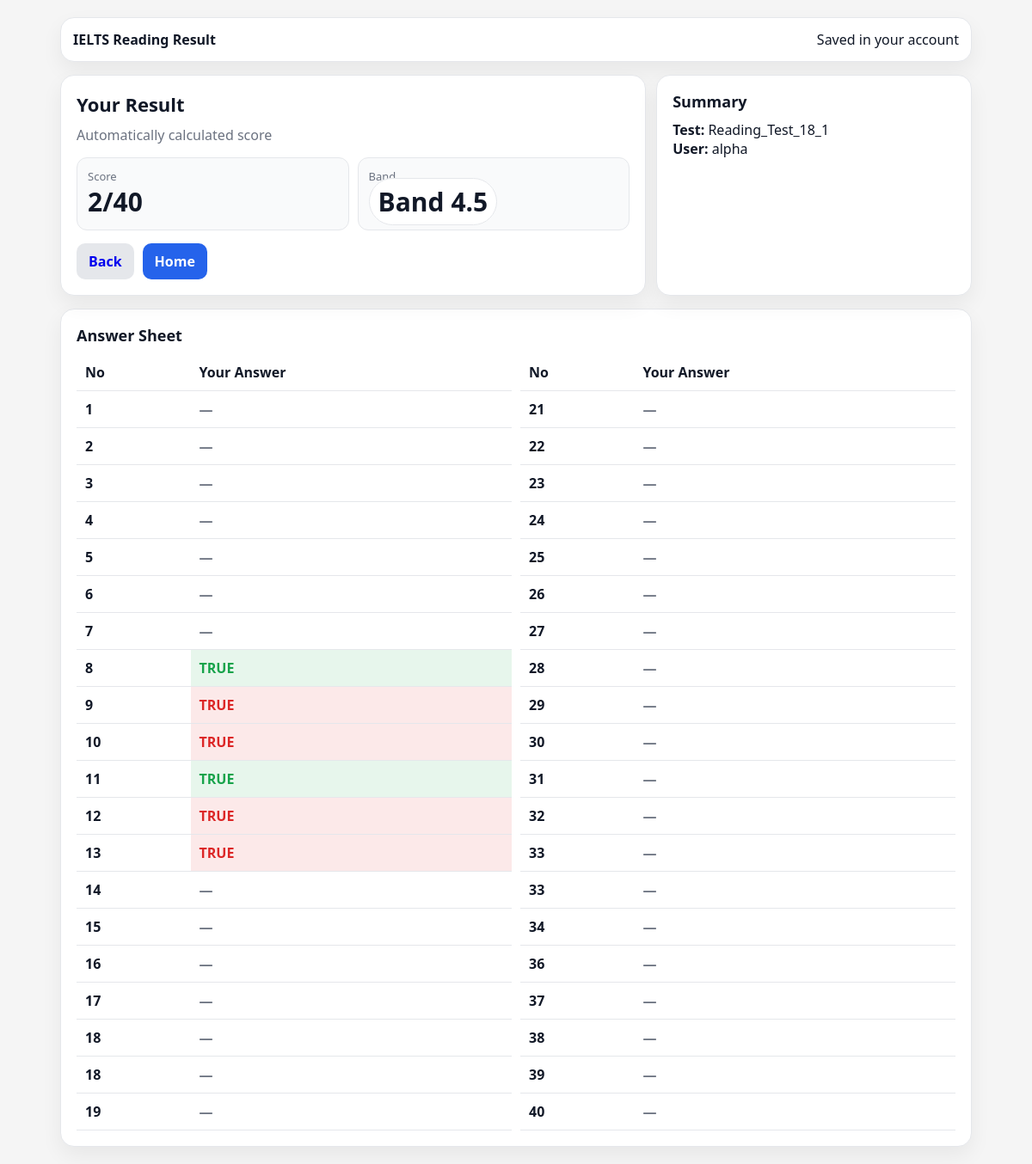
Page /ielts/result/2/ (signed in) on the committed database.
### ielts/models.py (models this page shows, shortened)
class ReadingTest(models.Model):
    title = models.CharField(max_length=255)
    duration_minutes = models.PositiveIntegerField(default=60)
    start_time = models.DateTimeField(null=True, blank=True)
    created_at = models.DateTimeField(auto_now_add=True)

class UserAnswer(models.Model):
    user = models.ForeignKey(
        User,
        on_delete=models.CASCADE
    )
    user_test = models.ForeignKey(
        UserReadingTest,
        on_delete=models.CASCADE,
        related_name="answers"
    )
    question = models.ForeignKey(
        Question,
        on_delete=models.CASCADE,
        related_name="user_answers"
    )
    test = models.ForeignKey(
        ReadingTest,
        on_delete=models.CASCADE
    )
    answer = models.TextField()
    is_correct = models.BooleanField(default=False)
    created_at = models.DateTimeField(auto_now_add=True)
    class Meta:
        unique_together = ("user_test", "question")

### ielts/views.py (the view)
# urls.py: path("result/<int:user_test_id>/", views.result_view, name="result"),
@login_required
def result_view(request, user_test_id):
    user_test = get_object_or_404(UserReadingTest, id=user_test_id)
    answers = user_test.answers.select_related("question")
    answer_map = {a.question.number: a for a in answers}
    questions = Question.objects.filter(
        group__passage__test=user_test.test
    ).order_by("number")
    rows = []
    for q in questions:
        ans_obj = answer_map.get(q.number)
        rows.append({
            "n": q.number,
            "ans": ans_obj.answer if ans_obj else "—",
            "ok": ans_obj.is_correct if ans_obj else False,
            "answered": True if ans_obj else False
        })
    left_rows = [r for r in rows if r["n"] <= 20]
    right_rows = [r for r in rows if r["n"] > 20]
    result = {
        "score": user_test.score,
        "band": calculate_band(user_test.score),
        "test": user_test.test,
        "user": request.user
    }
    return render(request, "ielts/reading/result.html", {
        "result": result,
        "left_rows": left_rows,
        "right_rows": right_rows
    })

### ielts/views.py (called while the page is built)
def calculate_band(score):
    if score >= 39: return 9
    elif score >= 37: return 8.5
    elif score >= 35: return 8
    elif score >= 32: return 7.5
    elif score >= 30: return 7
    elif score >= 26: return 6.5
    elif score >= 23: return 6
    elif score >= 18: return 5.5
    elif score >= 16: return 5
    else: return 4.5

### templates/ielts/reading/result.html (shortened to what this page needs)
{% load static %}
<!DOCTYPE html>
<html lang="en">
<head>
</head>
<body>
<div class="wrap">
  <header>
    <div class="brand">
      IELTS Reading Result
    </div>
    <div class="small">Saved in your account</div>
  </header>
  <div class="grid">
    <div class="card">
      <div class="title">Your Result</div>
      <div class="subtitle">Automatically calculated score</div>
      <div class="score-box">
        <div class="metric">
          <div class="label">Score</div>
          <div class="value">{{ result.score }}/40</div>
        </div>
        <div class="metric">
          <div class="label">Band</div>
          <div class="value">
            <span class="band-pill">Band {{ result.band }}</span>
          </div>
        </div>
      </div>
      <div class="actions">
        <a href="{% url 'ielts:reading' %}" class="btn secondary">Back</a>
        <a href="{% url 'home' %}" class="btn primary">Home</a>
      </div>
    </div>
    <div class="card">
      <div class="title" style="font-size:18px;">Summary</div>
      <p><b>Test:</b> {{ result.test.title }}</p>
      <p><b>User:</b> {{ result.user.username }}</p>
    </div>
  </div>
  <div class="card" style="margin-top:15px;">
    <div class="title" style="font-size:18px;">Answer Sheet</div>
    <div class="sheet-wrap">
      <table>
        <thead>
          <tr>
            <th>No</th>
            <th>Your Answer</th>
          </tr>
        </thead>
        <tbody>
          {% for r in left_rows %}
          <tr>
            <td>{{ r.n }}</td>
            {% if not r.answered %}
              <td class="empty">—</td>
            {% elif r.ok %}
              <td class="ok">{{ r.ans }}</td>
            {% else %}
              <td class="bad">{{ r.ans }}</td>
            {% endif %}
          </tr>
          {% endfor %}
        </tbody>
      </table>
      <table>
        <thead>
          <tr>
            <th>No</th>
            <th>Your Answer</th>
          </tr>
        </thead>
        <tbody>
          {% for r in right_rows %}
          <tr>
            <td>{{ r.n }}</td>
            {% if not r.answered %}
              <td class="empty">—</td>
            {% elif r.ok %}
              <td class="ok">{{ r.ans }}</td>
            {% else %}
              <td class="bad">{{ r.ans }}</td>
            {% endif %}
          </tr>
          {% endfor %}
        </tbody>
      </table>
    </div>
  </div>
</div>
</body>
</html>

### templates/ielts/reading/result.html (style rules this page uses)
:root { --bg:#f5f5f5; --card:#ffffff; --border:#e5e7eb; --text:#111827; --muted:#6b7280; --primary:#2563eb; --success:#16a34a; --danger:#dc2626; --shadow: 0 10px 25px rgba(0,0,0,.06); --radius: 16px; }
* { box-sizing:border-box; margin:0; padding:0; font-family: "Segoe UI", Arial, sans-serif; }
body { background:var(--bg); color:var(--text); }
.wrap { max-width:1100px; margin:auto; padding:20px; }
header { background:var(--card); border:1px solid var(--border); border-radius:var(--radius); padding:14px; display:flex; justify-content:space-between; align-items:center; box-shadow:var(--shadow); }
.brand { display:flex; align-items:center; gap:10px; font-weight:900; }
.grid { margin-top:15px; display:grid; grid-template-columns:1.3fr .7fr; gap:12px; }
.card { background:var(--card); border:1px solid var(--border); border-radius:var(--radius); padding:18px; box-shadow:var(--shadow); }
.title { font-size:22px; font-weight:900; margin-bottom:10px; }
.subtitle { color:var(--muted); margin-bottom:15px; }
.score-box { display:flex; gap:10px; flex-wrap:wrap; }
.metric { flex:1; min-width:200px; padding:12px; border:1px solid var(--border); border-radius:12px; background:#f9fafb; }
.metric .label { font-size:13px; color:var(--muted); }
.metric .value { font-size:30px; font-weight:900; }
.band-pill { padding:6px 10px; border-radius:999px; background:#fff; border:1px solid var(--border); font-weight:900; }
.actions { margin-top:15px; display:flex; gap:10px; }
.btn { padding:10px 14px; border-radius:10px; text-decoration:none; font-weight:900; display:inline-block; }
.primary { background:var(--primary); color:#fff; }
.secondary { background:#e5e7eb; }
.sheet-wrap { display:grid; grid-template-columns:1fr 1fr; gap:10px; margin-top:10px; }
table { width:100%; border-collapse:collapse; }
th, td { padding:10px; border-bottom:1px solid var(--border); text-align:left; font-weight:900; }
.ok { background:rgba(22,163,74,.1); color:var(--success); }
.bad { background:rgba(220,38,38,.1); color:var(--danger); }
.empty { color:var(--muted); }

### rows in the picture
ReadingTest: test "Reading_Test_18_1"
UserAnswer: ans "TRUE"
UserAnswer: ans "TRUE"
UserAnswer: ans "TRUE"
UserAnswer: ans "TRUE"
UserAnswer: ans "TRUE"
UserAnswer: ans "TRUE"

### other values in the picture
{{ result.score }} "2"
{{ result.band }} "4.5"
{{ result.user.username }} "alpha"
{{ r.n }} "1" "2" "3" "4" "5" "6" "7" "8" "9" "10" "11" "12" "13" "14" "15" "16" "17" "18" "18" "19"
{{ r.n }} "21" "22" "23" "24" "25" "26" "27" "28" "29" "30" "31" "32" "33" "33" "34" "36" "37" "38" "39" "40"
